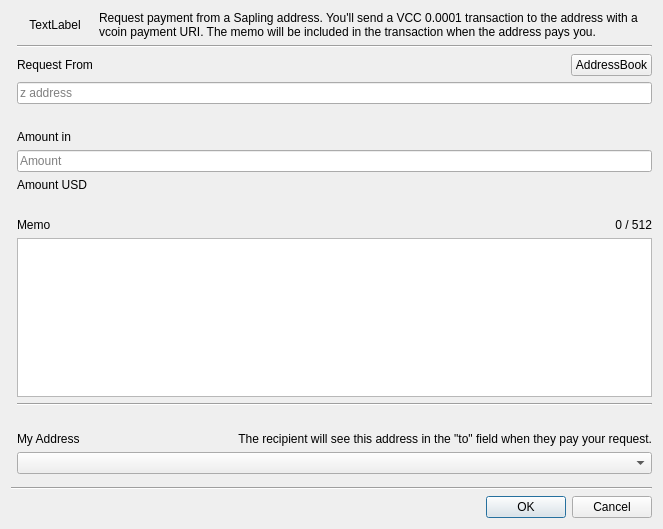
<?xml version="1.0" encoding="UTF-8"?>
<ui version="4.0">
 <class>RequestDialog</class>
 <widget class="QDialog" name="RequestDialog">
  <property name="geometry">
   <rect>
    <x>0</x>
    <y>0</y>
    <width>663</width>
    <height>529</height>
   </rect>
  </property>
  <property name="windowTitle">
   <string>Payment Request</string>
  </property>
  <layout class="QGridLayout" name="gridLayout">
   <item row="18" column="1" colspan="3">
    <widget class="AddressCombo" name="cmbMyAddress"/>
   </item>
   <item row="2" column="3">
    <layout class="QHBoxLayout" name="horizontalLayout">
     <item>
      <spacer name="horizontalSpacer">
       <property name="orientation">
        <enum>Qt::Horizontal</enum>
       </property>
       <property name="sizeHint" stdset="0">
        <size>
         <width>40</width>
         <height>20</height>
        </size>
       </property>
      </spacer>
     </item>
     <item>
      <widget class="QPushButton" name="btnAddressBook">
       <property name="text">
        <string>AddressBook</string>
       </property>
      </widget>
     </item>
    </layout>
   </item>
   <item row="21" column="0" colspan="4">
    <widget class="Line" name="line">
     <property name="orientation">
      <enum>Qt::Horizontal</enum>
     </property>
    </widget>
   </item>
   <item row="2" column="1">
    <widget class="QLabel" name="lblAddress">
     <property name="text">
      <string>Request From</string>
     </property>
    </widget>
   </item>
   <item row="15" column="1">
    <widget class="QLabel" name="label_2">
     <property name="text">
      <string>My Address</string>
     </property>
    </widget>
   </item>
   <item row="5" column="1" colspan="3">
    <widget class="QLabel" name="lblSaplingWarning">
     <property name="styleSheet">
      <string notr="true">color: red;</string>
     </property>
     <property name="text">
      <string/>
     </property>
    </widget>
   </item>
   <item row="6" column="1">
    <widget class="QLabel" name="lblAmount">
     <property name="text">
      <string>Amount in </string>
     </property>
    </widget>
   </item>
   <item row="10" column="1">
    <widget class="QLabel" name="label">
     <property name="text">
      <string/>
     </property>
    </widget>
   </item>
   <item row="24" column="2" colspan="2">
    <widget class="QDialogButtonBox" name="buttonBox">
     <property name="orientation">
      <enum>Qt::Horizontal</enum>
     </property>
     <property name="standardButtons">
      <set>QDialogButtonBox::Cancel|QDialogButtonBox::Ok</set>
     </property>
    </widget>
   </item>
   <item row="14" column="1">
    <widget class="QLabel" name="label_4">
     <property name="text">
      <string/>
     </property>
    </widget>
   </item>
   <item row="4" column="1" colspan="3">
    <widget class="QLineEdit" name="txtFrom">
     <property name="sizePolicy">
      <sizepolicy hsizetype="Minimum" vsizetype="Fixed">
       <horstretch>0</horstretch>
       <verstretch>0</verstretch>
      </sizepolicy>
     </property>
     <property name="alignment">
      <set>Qt::AlignLeading|Qt::AlignLeft|Qt::AlignVCenter</set>
     </property>
     <property name="placeholderText">
      <string>z address</string>
     </property>
    </widget>
   </item>
   <item row="1" column="1" colspan="3">
    <widget class="Line" name="line_3">
     <property name="orientation">
      <enum>Qt::Horizontal</enum>
     </property>
    </widget>
   </item>
   <item row="12" column="1" colspan="3">
    <widget class="MemoEdit" name="txtMemo">
     <property name="sizePolicy">
      <sizepolicy hsizetype="Expanding" vsizetype="Preferred">
       <horstretch>0</horstretch>
       <verstretch>0</verstretch>
      </sizepolicy>
     </property>
    </widget>
   </item>
   <item row="7" column="1" colspan="3">
    <widget class="QLineEdit" name="txtAmount">
     <property name="alignment">
      <set>Qt::AlignLeading|Qt::AlignLeft|Qt::AlignVCenter</set>
     </property>
     <property name="placeholderText">
      <string>Amount</string>
     </property>
    </widget>
   </item>
   <item row="13" column="1" colspan="3">
    <widget class="Line" name="line_2">
     <property name="orientation">
      <enum>Qt::Horizontal</enum>
     </property>
    </widget>
   </item>
   <item row="15" column="3">
    <widget class="QLabel" name="lblAddressInfo">
     <property name="text">
      <string>The recipient will see this address in the &quot;to&quot; field when they pay your request.</string>
     </property>
     <property name="alignment">
      <set>Qt::AlignRight|Qt::AlignTrailing|Qt::AlignVCenter</set>
     </property>
    </widget>
   </item>
   <item row="11" column="3">
    <widget class="QLabel" name="lblMemoLen">
     <property name="text">
      <string notr="true">0 / 512</string>
     </property>
     <property name="alignment">
      <set>Qt::AlignRight|Qt::AlignTrailing|Qt::AlignVCenter</set>
     </property>
    </widget>
   </item>
   <item row="9" column="1">
    <widget class="QLabel" name="txtAmountUSD">
     <property name="text">
      <string>Amount USD</string>
     </property>
     <property name="alignment">
      <set>Qt::AlignLeading|Qt::AlignLeft|Qt::AlignVCenter</set>
     </property>
    </widget>
   </item>
   <item row="20" column="1">
    <spacer name="verticalSpacer">
     <property name="orientation">
      <enum>Qt::Vertical</enum>
     </property>
     <property name="sizeHint" stdset="0">
      <size>
       <width>20</width>
       <height>40</height>
      </size>
     </property>
    </spacer>
   </item>
   <item row="11" column="1">
    <widget class="QLabel" name="label_3">
     <property name="text">
      <string>Memo</string>
     </property>
    </widget>
   </item>
   <item row="0" column="1">
    <widget class="QLabel" name="lblPixmap">
     <property name="text">
      <string>TextLabel</string>
     </property>
     <property name="alignment">
      <set>Qt::AlignCenter</set>
     </property>
    </widget>
   </item>
   <item row="0" column="2" colspan="2">
    <widget class="QLabel" name="lblHeader">
     <property name="text">
      <string>Request payment from a Sapling address. You'll send a VCC 0.0001 transaction to the address with a vcoin payment URI. The memo will be included in the transaction when the address pays you.</string>
     </property>
     <property name="wordWrap">
      <bool>true</bool>
     </property>
    </widget>
   </item>
  </layout>
 </widget>
 <customwidgets>
  <customwidget>
   <class>MemoEdit</class>
   <extends>QPlainTextEdit</extends>
   <header>memoedit.h</header>
  </customwidget>
  <customwidget>
   <class>AddressCombo</class>
   <extends>QComboBox</extends>
   <header>addresscombo.h</header>
  </customwidget>
 </customwidgets>
 <tabstops>
  <tabstop>txtAmount</tabstop>
  <tabstop>txtMemo</tabstop>
 </tabstops>
 <resources/>
 <connections>
  <connection>
   <sender>buttonBox</sender>
   <signal>accepted()</signal>
   <receiver>RequestDialog</receiver>
   <slot>accept()</slot>
   <hints>
    <hint type="sourcelabel">
     <x>248</x>
     <y>254</y>
    </hint>
    <hint type="destinationlabel">
     <x>157</x>
     <y>274</y>
    </hint>
   </hints>
  </connection>
  <connection>
   <sender>buttonBox</sender>
   <signal>rejected()</signal>
   <receiver>RequestDialog</receiver>
   <slot>reject()</slot>
   <hints>
    <hint type="sourcelabel">
     <x>316</x>
     <y>260</y>
    </hint>
    <hint type="destinationlabel">
     <x>286</x>
     <y>274</y>
    </hint>
   </hints>
  </connection>
 </connections>
</ui>
